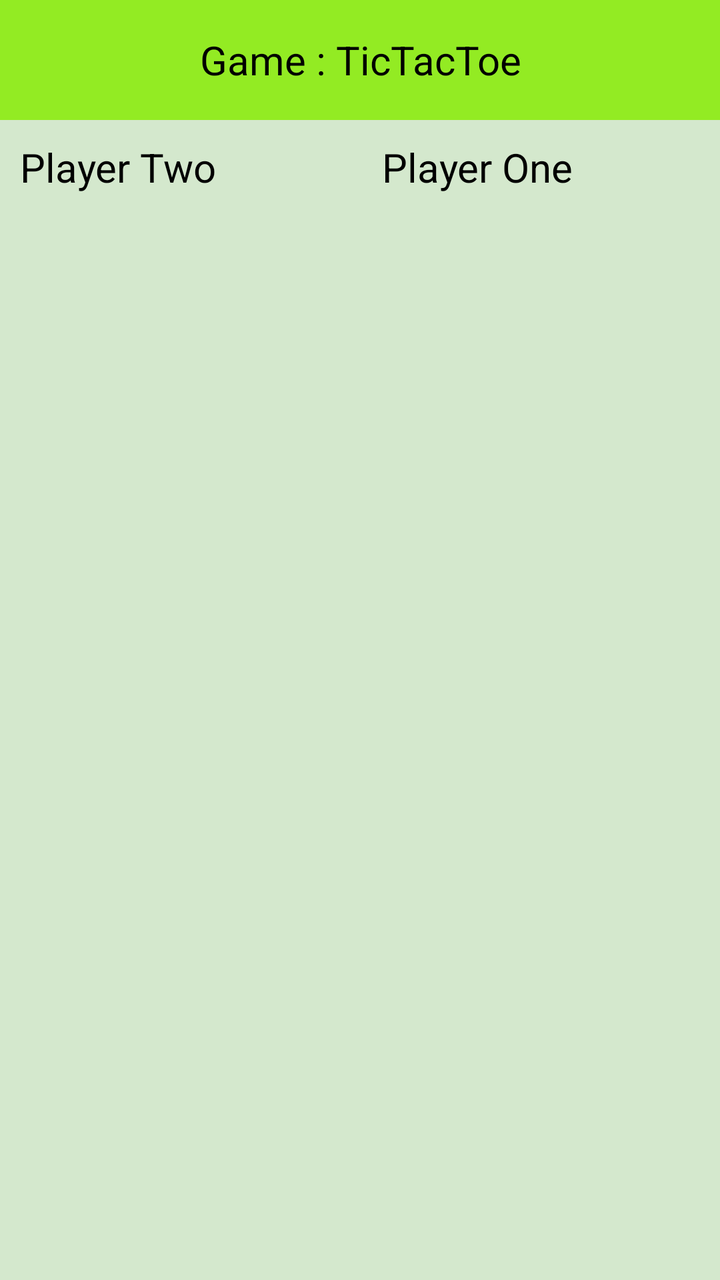
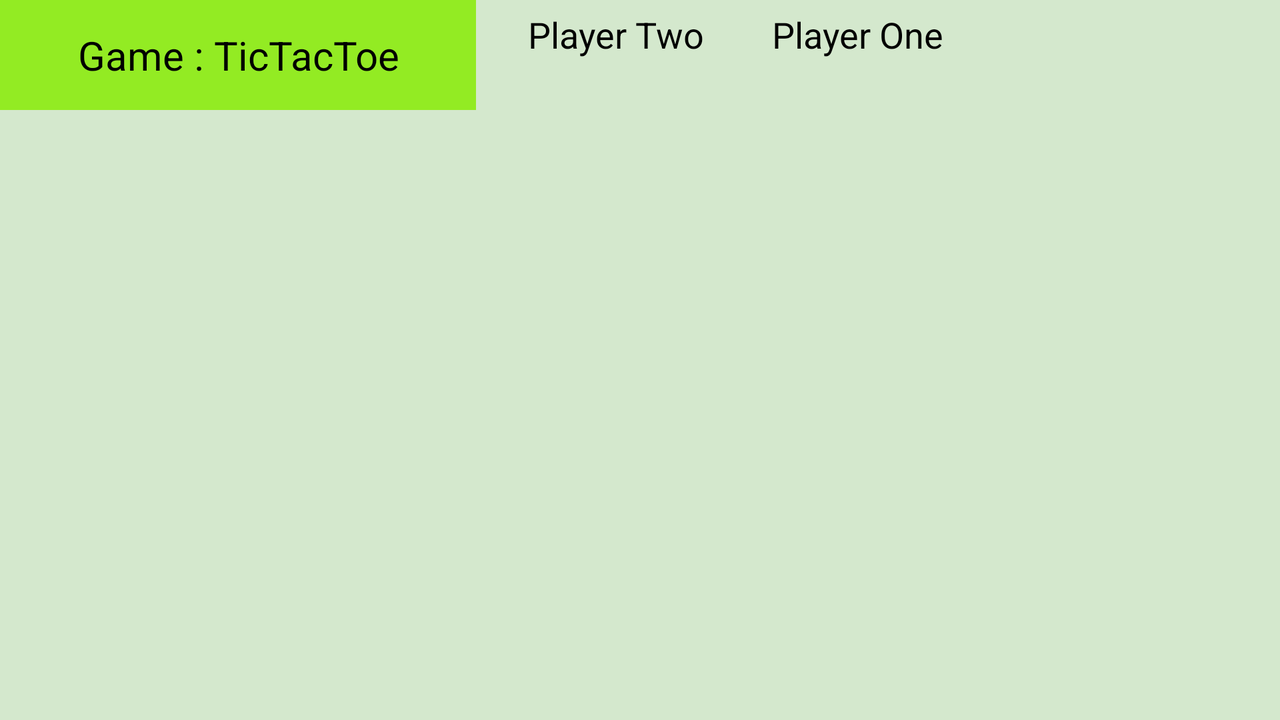

First picture: res/layout/ on a phone held upright. Second picture: the repository's own variant of that layout, on a device whose configuration matches the variant's folder. Source for both follows.
<!-- AndroidManifest.xml: application theme AppTheme -->
<!-- res/layout/fragment_tic_tac_toe.xml -->
<?xml version="1.0" encoding="utf-8"?>
<FrameLayout xmlns:android="http://schemas.android.com/apk/res/android"
    xmlns:app="http://schemas.android.com/apk/res-auto"
    xmlns:tools="http://schemas.android.com/tools"
    android:id="@+id/main"
    android:layout_width="match_parent"
    android:layout_height="match_parent"
    android:background="#d4e8cd"
    tools:context=".Controller.TicTacToeFragment">


    <TextView
        android:id="@+id/game_name"
        android:layout_width="match_parent"
        android:layout_height="60dp"
        android:background="@color/green_light"
        android:gravity="center"
        android:text="@string/game_name_tic"
        android:textColor="@color/black"
        android:textSize="20sp" />

    <LinearLayout
        android:layout_width="match_parent"
        android:layout_height="50dp"
        android:layout_marginTop="60dp"
        android:orientation="horizontal">

        <TextView
            android:id="@+id/score_player_one"
            android:layout_width="wrap_content"
            android:layout_height="50dp"
            android:layout_weight="1"
            android:padding="10dp"
            android:text="@string/player_two"
            android:textColor="@color/black"
            android:textSize="20sp" />

        <TextView
            android:id="@+id/score_player_two"
            android:layout_width="wrap_content"
            android:layout_height="50dp"
            android:layout_weight="1"
            android:padding="10dp"
            android:text="@string/score_player_one"
            android:textColor="@color/black"
            android:textSize="20sp" />

    </LinearLayout>

    <LinearLayout
        android:id="@+id/game_btns"
        android:layout_width="wrap_content"
        android:layout_height="wrap_content"
        android:layout_gravity="bottom|center"
        android:layout_marginBottom="80dp"
        android:orientation="vertical">

        <LinearLayout
            android:layout_width="wrap_content"
            android:layout_height="wrap_content"
            android:layout_gravity="center"
            android:orientation="horizontal">

            <Button
                android:id="@+id/img_0"
                android:layout_width="50dp"
                android:layout_height="50dp"
                android:background="@color/yellow_green" />

            <Button
                android:id="@+id/img_1"
                android:layout_width="50dp"
                android:layout_height="50dp"
                android:layout_marginLeft="3dp"
                android:layout_marginRight="3dp"
                android:background="@color/yellow_green" />

            <Button
                android:id="@+id/img_2"
                android:layout_width="50dp"
                android:layout_height="50dp"
                android:background="@color/yellow_green" />

        </LinearLayout>

        <LinearLayout
            android:layout_width="wrap_content"
            android:layout_height="wrap_content"
            android:layout_gravity="center"
            android:layout_marginTop="10dp"
            android:layout_marginBottom="10dp"
            android:orientation="horizontal">

            <Button
                android:id="@+id/img_3"
                android:layout_width="50dp"
                android:layout_height="50dp"
                android:background="@color/yellow_green" />

            <Button
                android:id="@+id/img_4"
                android:layout_width="50dp"
                android:layout_height="50dp"
                android:layout_marginLeft="3dp"
                android:layout_marginRight="3dp"
                android:background="@color/yellow_green" />

            <Button
                android:id="@+id/img_5"
                android:layout_width="50dp"
                android:layout_height="50dp"
                android:background="@color/yellow_green" />

        </LinearLayout>

        <LinearLayout
            android:layout_width="wrap_content"
            android:layout_height="wrap_content"
            android:layout_gravity="center"
            android:orientation="horizontal">

            <Button
                android:id="@+id/img_6"
                android:layout_width="50dp"
                android:layout_height="50dp"
                android:background="@color/yellow_green" />

            <Button
                android:id="@+id/img_7"
                android:layout_width="50dp"
                android:layout_height="50dp"
                android:layout_marginLeft="3dp"
                android:layout_marginRight="3dp"
                android:background="@color/yellow_green" />

            <Button
                android:id="@+id/img_8"
                android:layout_width="50dp"
                android:layout_height="50dp"
                android:background="@color/yellow_green" />
        </LinearLayout>

    </LinearLayout>

    <Button
        android:id="@+id/btn_refresh"
        android:layout_width="wrap_content"
        android:layout_height="wrap_content"
        android:layout_gravity="center"
        android:text="@string/refresh"
        android:textAllCaps="false"
        android:textSize="20sp"
        android:textColor="@color/white"
        android:background="@color/green_dark"
        android:padding="10dp"
        android:visibility="gone"
        />
</FrameLayout>
<!-- resources referenced by this layout -->
<resources>
  <color name="black">#000</color>
  <color name="green_dark">#05432a</color>
  <color name="green_light">#93eb23</color>
  <color name="white">#FFF</color>
  <string name="game_name_tic">Game : TicTacToe</string>
  <string name="player_two">Player Two</string>
  <string name="refresh">Do you want to play again?</string>
  <string name="score_player_one">Player One  </string>
  <style name="AppTheme" parent="Theme.MaterialComponents.Light.NoActionBar.Bridge">
          
          <item name="colorPrimary">@color/colorPrimary</item>
          <item name="colorPrimaryDark">@color/colorPrimaryDark</item>
          <item name="colorAccent">@color/colorAccent</item>
      </style>
  <color name="colorPrimary">#6200EE</color>
  <color name="colorPrimaryDark">#3700B3</color>
  <color name="colorAccent">#03DAC5</color>
</resources>
<!-- res/layout-land/fragment_tic_tac_toe.xml (the author's variant of the layout above) -->
<!-- drawn on the phone turned sideways -->
<?xml version="1.0" encoding="utf-8"?>
<RelativeLayout xmlns:android="http://schemas.android.com/apk/res/android"
    xmlns:app="http://schemas.android.com/apk/res-auto"
    xmlns:tools="http://schemas.android.com/tools"
    android:id="@+id/main"
    android:layout_width="match_parent"
    android:layout_height="match_parent"
    android:background="#d4e8cd"
    tools:context=".Controller.Fragment.TicTacToeFragment">


    <TextView
        android:id="@+id/game_name"
        android:layout_width="238dp"
        android:layout_height="55dp"
        android:background="@color/green_light"
        android:gravity="center"
        android:text="@string/game_name_tic"
        android:textColor="@color/black"
        android:textSize="20sp" />

    <TextView
        android:id="@+id/player_one_name"
        android:layout_width="wrap_content"
        android:layout_height="50dp"
        android:layout_marginStart="21dp"
        android:layout_marginLeft="21dp"
        android:layout_toEndOf="@+id/game_name"
        android:layout_toRightOf="@+id/game_name"
        android:padding="5dp"
        android:text="@string/player_two"
        android:textColor="@color/black"
        android:textSize="@dimen/font_size_land" />


    <TextView
        android:id="@+id/player_two_name"
        android:layout_width="wrap_content"
        android:layout_height="50dp"
        android:layout_marginStart="24dp"
        android:layout_marginLeft="24dp"
        android:layout_toEndOf="@+id/player_one_name"
        android:layout_toRightOf="@+id/player_one_name"
        android:layout_weight="1"
        android:padding="5dp"
        android:text="@string/score_player_one"
        android:textColor="@color/black"
        android:textSize="@dimen/font_size_land" />

    <LinearLayout
        android:id="@+id/game_btns"
        android:layout_width="wrap_content"
        android:layout_height="wrap_content"
        android:layout_alignParentRight="true"
        android:layout_alignParentBottom="true"
        android:layout_gravity="bottom|center"
        android:layout_marginRight="249dp"
        android:layout_marginBottom="43dp"
        android:orientation="vertical">

        <LinearLayout
            android:layout_width="wrap_content"
            android:layout_height="wrap_content"
            android:layout_gravity="center"
            android:orientation="horizontal">

            <Button
                android:id="@+id/img_0"
                android:layout_width="@dimen/btn_size"
                android:layout_height="@dimen/btn_size"
                android:background="@color/yellow_green" />

            <Button
                android:id="@+id/img_1"
                android:layout_width="@dimen/btn_size"
                android:layout_height="@dimen/btn_size"
                android:layout_marginLeft="3dp"
                android:layout_marginRight="3dp"
                android:background="@color/yellow_green" />

            <Button
                android:id="@+id/img_2"
                android:layout_width="@dimen/btn_size"
                android:layout_height="@dimen/btn_size"
                android:background="@color/yellow_green" />

        </LinearLayout>

        <LinearLayout
            android:layout_width="wrap_content"
            android:layout_height="wrap_content"
            android:layout_gravity="center"
            android:layout_marginTop="10dp"
            android:layout_marginBottom="10dp"
            android:orientation="horizontal">

            <Button
                android:id="@+id/img_3"
                android:layout_width="@dimen/btn_size"
                android:layout_height="@dimen/btn_size"
                android:background="@color/yellow_green" />

            <Button
                android:id="@+id/img_4"
                android:layout_width="@dimen/btn_size"
                android:layout_height="@dimen/btn_size"
                android:layout_marginLeft="3dp"
                android:layout_marginRight="3dp"
                android:background="@color/yellow_green" />

            <Button
                android:id="@+id/img_5"
                android:layout_width="@dimen/btn_size"
                android:layout_height="@dimen/btn_size"
                android:background="@color/yellow_green" />

        </LinearLayout>

        <LinearLayout
            android:layout_width="wrap_content"
            android:layout_height="wrap_content"
            android:layout_gravity="center"
            android:orientation="horizontal">

            <Button
                android:id="@+id/img_6"
                android:layout_width="@dimen/btn_size"
                android:layout_height="@dimen/btn_size"
                android:background="@color/yellow_green" />

            <Button
                android:id="@+id/img_7"
                android:layout_width="@dimen/btn_size"
                android:layout_height="@dimen/btn_size"
                android:layout_marginLeft="3dp"
                android:layout_marginRight="3dp"
                android:background="@color/yellow_green" />

            <Button
                android:id="@+id/img_8"
                android:layout_width="@dimen/btn_size"
                android:layout_height="@dimen/btn_size"
                android:background="@color/yellow_green" />
        </LinearLayout>

    </LinearLayout>

    <Button
        android:id="@+id/btn_refresh"
        android:layout_width="307dp"
        android:layout_height="wrap_content"
        android:layout_below="@+id/player_one_name"
        android:layout_alignParentLeft="true"
        android:layout_gravity="center"
        android:layout_marginLeft="161dp"
        android:layout_marginTop="35dp"
        android:background="@color/green_dark"
        android:padding="10dp"
        android:text="@string/refresh"
        android:textAllCaps="false"
        android:textColor="@color/white"
        android:textSize="20sp"
        android:visibility="gone" />
</RelativeLayout>
<!-- resources referenced by the variant -->
<!-- as the phone turned sideways resolves them -->
<resources>
  <color name="black">#000</color>
  <color name="green_dark">#05432a</color>
  <color name="green_light">#93eb23</color>
  <color name="white">#FFF</color>
  <dimen name="btn_size">40dp</dimen>
  <dimen name="font_size_land">18sp</dimen>
  <string name="game_name_tic">Game : TicTacToe</string>
  <string name="player_two">Player Two</string>
  <string name="refresh">Do you want to play again?</string>
  <string name="score_player_one">Player One  </string>
  <style name="AppTheme" parent="Theme.MaterialComponents.Light.NoActionBar.Bridge">
          
          <item name="colorPrimary">@color/colorPrimary</item>
          <item name="colorPrimaryDark">@color/colorPrimaryDark</item>
          <item name="colorAccent">@color/colorAccent</item>
      </style>
  <color name="colorPrimary">#6200EE</color>
  <color name="colorPrimaryDark">#3700B3</color>
  <color name="colorAccent">#03DAC5</color>
</resources>
